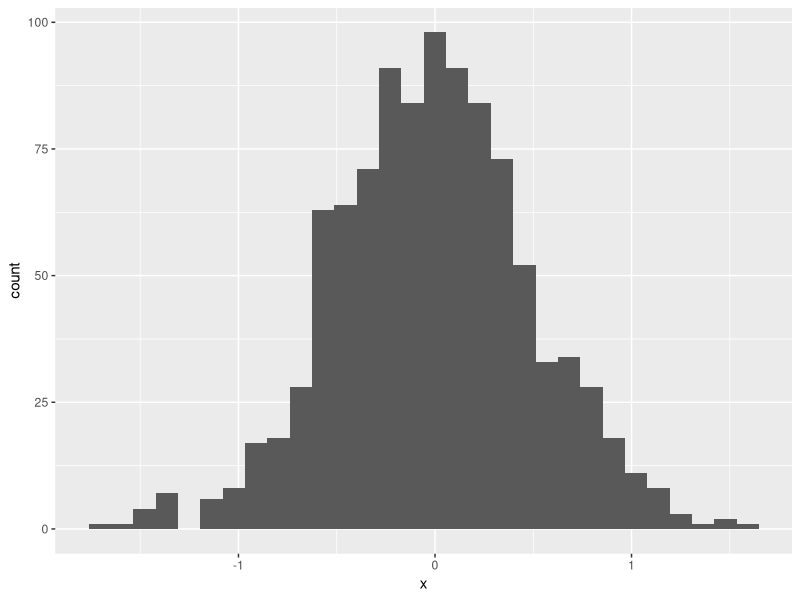
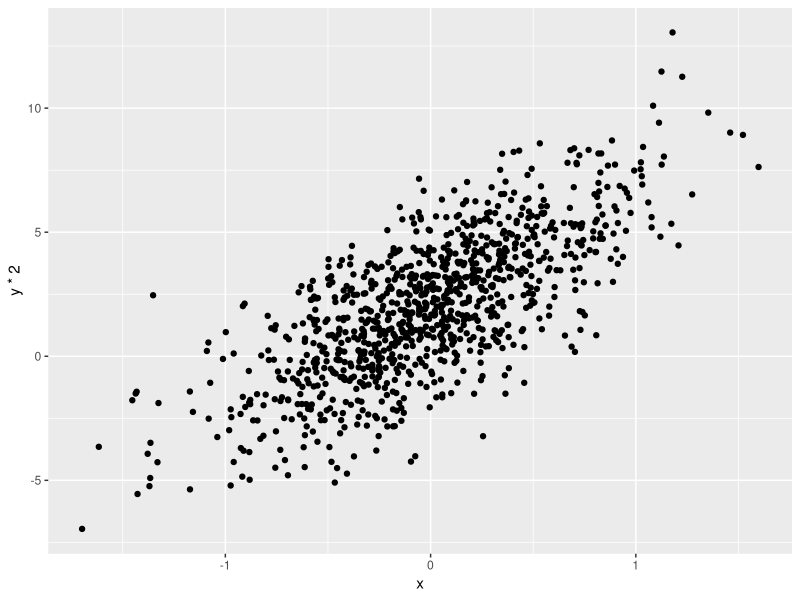

Source code (R) for these figures, in order:
## ---- chunk 1
library(tidyverse)
## ---- chunk 2
set.seed(1234)

plot_df = tibble(
  x = rnorm(1000, sd = .5),
  y = 1 + 2 * x + rnorm(1000)
)
## ---- chunk 3
ggplot(plot_df, aes(x = x)) + geom_histogram()
## ---- chunk 4
ggplot(plot_df, aes(x = x, y = y * 2)) + geom_point()
